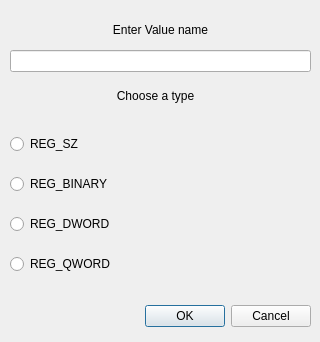
<?xml version="1.0" encoding="UTF-8"?>
<ui version="4.0">
 <class>AddValueDialog</class>
 <widget class="QDialog" name="AddValueDialog">
  <property name="geometry">
   <rect>
    <x>0</x>
    <y>0</y>
    <width>320</width>
    <height>342</height>
   </rect>
  </property>
  <property name="windowTitle">
   <string>Dialog</string>
  </property>
  <widget class="QDialogButtonBox" name="buttonBox">
   <property name="enabled">
    <bool>true</bool>
   </property>
   <property name="geometry">
    <rect>
     <x>10</x>
     <y>300</y>
     <width>301</width>
     <height>32</height>
    </rect>
   </property>
   <property name="orientation">
    <enum>Qt::Horizontal</enum>
   </property>
   <property name="standardButtons">
    <set>QDialogButtonBox::Cancel|QDialogButtonBox::Ok</set>
   </property>
  </widget>
  <widget class="QLineEdit" name="lineEdit">
   <property name="geometry">
    <rect>
     <x>10</x>
     <y>50</y>
     <width>301</width>
     <height>22</height>
    </rect>
   </property>
  </widget>
  <widget class="QLabel" name="label">
   <property name="geometry">
    <rect>
     <x>10</x>
     <y>20</y>
     <width>301</width>
     <height>20</height>
    </rect>
   </property>
   <property name="text">
    <string>Enter Value name</string>
   </property>
   <property name="alignment">
    <set>Qt::AlignCenter</set>
   </property>
  </widget>
  <widget class="QWidget" name="verticalLayoutWidget">
   <property name="geometry">
    <rect>
     <x>10</x>
     <y>120</y>
     <width>301</width>
     <height>171</height>
    </rect>
   </property>
   <layout class="QVBoxLayout" name="verticalLayout">
    <item>
     <widget class="QRadioButton" name="radioButton_2">
      <property name="text">
       <string>REG_SZ</string>
      </property>
     </widget>
    </item>
    <item>
     <widget class="QRadioButton" name="radioButton_3">
      <property name="text">
       <string>REG_BINARY</string>
      </property>
     </widget>
    </item>
    <item>
     <widget class="QRadioButton" name="radioButton_4">
      <property name="text">
       <string>REG_DWORD</string>
      </property>
     </widget>
    </item>
    <item>
     <widget class="QRadioButton" name="radioButton">
      <property name="text">
       <string>REG_QWORD</string>
      </property>
     </widget>
    </item>
   </layout>
  </widget>
  <widget class="QLabel" name="label_2">
   <property name="geometry">
    <rect>
     <x>10</x>
     <y>80</y>
     <width>291</width>
     <height>31</height>
    </rect>
   </property>
   <property name="text">
    <string>Choose a type</string>
   </property>
   <property name="alignment">
    <set>Qt::AlignCenter</set>
   </property>
  </widget>
 </widget>
 <resources/>
 <connections>
  <connection>
   <sender>buttonBox</sender>
   <signal>accepted()</signal>
   <receiver>AddValueDialog</receiver>
   <slot>accept()</slot>
   <hints>
    <hint type="sourcelabel">
     <x>248</x>
     <y>254</y>
    </hint>
    <hint type="destinationlabel">
     <x>157</x>
     <y>274</y>
    </hint>
   </hints>
  </connection>
  <connection>
   <sender>buttonBox</sender>
   <signal>rejected()</signal>
   <receiver>AddValueDialog</receiver>
   <slot>reject()</slot>
   <hints>
    <hint type="sourcelabel">
     <x>316</x>
     <y>260</y>
    </hint>
    <hint type="destinationlabel">
     <x>286</x>
     <y>274</y>
    </hint>
   </hints>
  </connection>
 </connections>
</ui>
